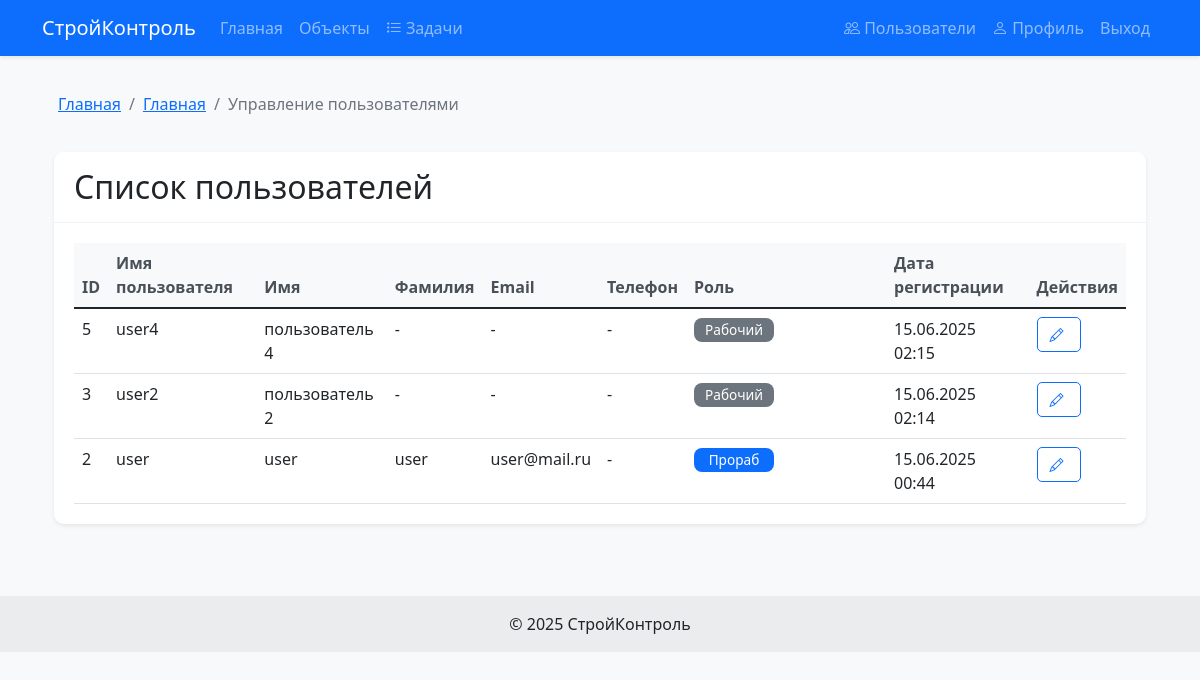
Page /users/ (signed in) on the committed database.
### construction/models.py (models this page shows, shortened)
class User(AbstractUser):
    ROLE_CHOICES = [
        ('worker', 'Рабочий'),
        ('foreman', 'Прораб'),
        ('client', 'Заказчик'),
        ('admin', 'Администратор'),
    ]
    role = models.CharField('Роль', max_length=10, choices=ROLE_CHOICES, default='worker')
    phone = models.CharField('Телефон', max_length=20, blank=True, null=True)
    @property
    def is_admin(self):
        return self.role == 'admin' or self.is_superuser or self.is_staff

### construction/views.py (the view)
# urls.py: path('users/', views.user_list_view, name='user_list'),
@login_required
def user_list_view(request):
    if not request.user.is_admin:
        messages.error(request, 'У вас нет прав для просмотра этой страницы')
        return redirect('home')
    users = User.objects.exclude(role='admin').order_by('-date_joined')
    return render(request, 'construction/user_list.html', {'users': users})

### construction/templates/construction/user_list.html (shortened to what this page needs)
{% extends 'construction/base.html' %}
{% block breadcrumbs %}
    <li class="breadcrumb-item"><a href="{% url 'home' %}">Главная</a></li>
    <li class="breadcrumb-item active" aria-current="page">Управление пользователями</li>
{% endblock %}
{% block content %}
<div class="container">
    <div class="row justify-content-center">
        <div class="col-12">
            <div class="card">
                <div class="card-header">
                    <h2 class="card-title mb-0">Список пользователей</h2>
                </div>
                <div class="card-body">
                    <div class="table-responsive">
                        <table class="table table-hover">
                            <thead>
                                <tr>
                                    <th>ID</th>
                                    <th>Имя пользователя</th>
                                    <th>Имя</th>
                                    <th>Фамилия</th>
                                    <th>Email</th>
                                    <th>Телефон</th>
                                    <th>Роль</th>
                                    <th>Дата регистрации</th>
                                    <th>Действия</th>
                                </tr>
                            </thead>
                            <tbody>
                                {% for user in users %}
                                <tr>
                                    <td>{{ user.id }}</td>
                                    <td>{{ user.username }}</td>
                                    <td>{{ user.first_name|default:'-' }}</td>
                                    <td>{{ user.last_name|default:'-' }}</td>
                                    <td>{{ user.email|default:'-' }}</td>
                                    <td>{{ user.phone|default:'-' }}</td>
                                    <td class="role-cell">
                                        <div class="d-flex align-items-center">
                                            <div class="role-badge">
                                                <span class="badge bg-{{ user.role|default:'secondary' }} role-badge-clickable"
                                                      data-user-id="{{ user.id }}"
                                                      data-current-role="{{ user.role }}"
                                                      {% if user == request.user %}data-is-current-user="true"{% endif %}>
                                                    {{ user.get_role_display }}
                                                </span>
                                            </div>
                                        </div>
                                    </td>
                                    <td>{{ user.date_joined|date:'d.m.Y H:i' }}</td>
                                    <td>
                                        {% if user.role != 'admin' or user == request.user %}
                                        <a href="{% url 'admin_profile_update' user.id %}" class="btn btn-sm btn-outline-primary">
                                            <i class="bi bi-pencil"></i>
                                        </a>
                                        {% endif %}
                                    </td>
                                </tr>
                                {% empty %}
                                <tr>
                                    <td colspan="9" class="text-center">Нет пользователей</td>
                                </tr>
                                {% endfor %}
                            </tbody>
                        </table>
                    </div>
                </div>
            </div>
        </div>
    </div>
</div>
{% endblock %}

### construction/static/css/style.css (style rules this page uses)
.card { overflow: hidden; }
.card-header { font-weight: 600; }
.btn i { margin-right: 0.25rem; }
.table-responsive { overflow-x: auto; }
body { font-family: 'Segoe UI', Tahoma, Geneva, Verdana, sans-serif; background-color: #f8f9fa; }
.card { border: none; border-radius: 10px; box-shadow: 0 0.125rem 0.25rem rgba(0, 0, 0, 0.075); margin-bottom: 1.5rem; }
.card-header { background-color: #fff; border-bottom: 1px solid rgba(0, 0, 0, 0.05); padding: 1rem 1.25rem; }
.card-body { padding: 1.25rem; }
.btn { border-radius: 5px; padding: 0.375rem 0.75rem; font-weight: 500; }
.table { margin-bottom: 0; }
.table th { border-top: none; font-weight: 600; color: #495057; background-color: #f8f9fa; }
.bg-worker { background-color: #6c757d !important; color: white !important; }
.bg-foreman { background-color: #0d6efd !important; color: white !important; }
.role-badge .badge { color: white !important; font-weight: 500; padding: 0.4em 0.8em !important; font-size: 0.85em !important; border-radius: 0.5rem !important; text-transform: capitalize; display: inline-flex !important; align-items: center; justify-content: center; min-width: 80px; white-space: nowrap; }
.badge { color: white !important; }
.badge.bg-worker { background-color: #6c757d !important; }
.badge.bg-foreman { background-color: #0d6efd !important; }

### construction/templates/construction/base.html (style rules this page uses)
.role-cell { min-width: 200px; }
.role-badge .badge { font-size: 0.875rem; padding: 0.35em 0.65em; }

### rows in the picture
User: id "5", username "user4", first_name "пользователь 4", last_name "-", email "-", phone "-", role "Рабочий", date_joined "15.06.2025 02:15"
User: id "3", username "user2", first_name "пользователь 2", last_name "-", email "-", phone "-", role "Рабочий", date_joined "15.06.2025 02:14"
User: id "2", username "user", first_name "user", last_name "user", email "user@mail.ru", phone "-", role "Прораб", date_joined "15.06.2025 00:44"
